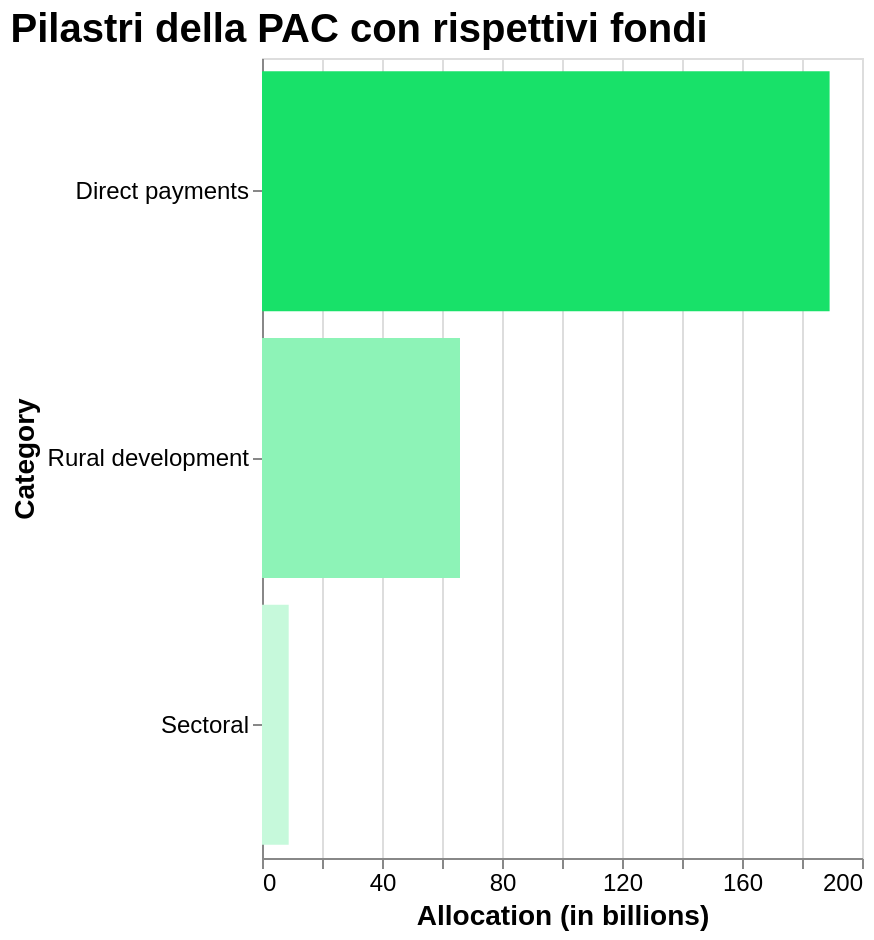

Vega-Lite specification stored for this chart:
### Vega-Lite specification from a JSON file in a GitHub repository (floating-point values rounded to 4 significant figures)
{"$schema": "https://vega.github.io/schema/vega-lite/v5.17.0.json", "config": {"axis": {"labelFontSize": 12, "titleFontSize": 14}, "background": "transparent", "title": {"anchor": "start", "color": "black", "fontSize": 20}}, "data": {"name": "data-f28cff812ecc21b1dbced8ff42dd0ee4"}, "datasets": {"data-f28cff812ecc21b1dbced8ff42dd0ee4": [{"Allocation": 66.0, "Categoria": "Rural development"}, {"Allocation": 8.9, "Categoria": "Sectoral"}, {"Allocation": 189.2, "Categoria": "Direct payments"}]}, "encoding": {"color": {"field": "Allocation", "legend": null, "scale": {"interpolate": "hsl", "scheme": ["#c6f9db", "#18E169"]}, "type": "quantitative"}, "tooltip": [{"field": "Categoria", "type": "nominal"}, {"field": "Allocation", "type": "quantitative"}], "x": {"field": "Allocation", "title": "Allocation (in billions)", "type": "quantitative"}, "y": {"field": "Categoria", "title": "Category", "type": "nominal"}}, "height": 400, "mark": {"type": "bar"}, "title": "Pilastri della PAC con rispettivi fondi", "width": "container"}
